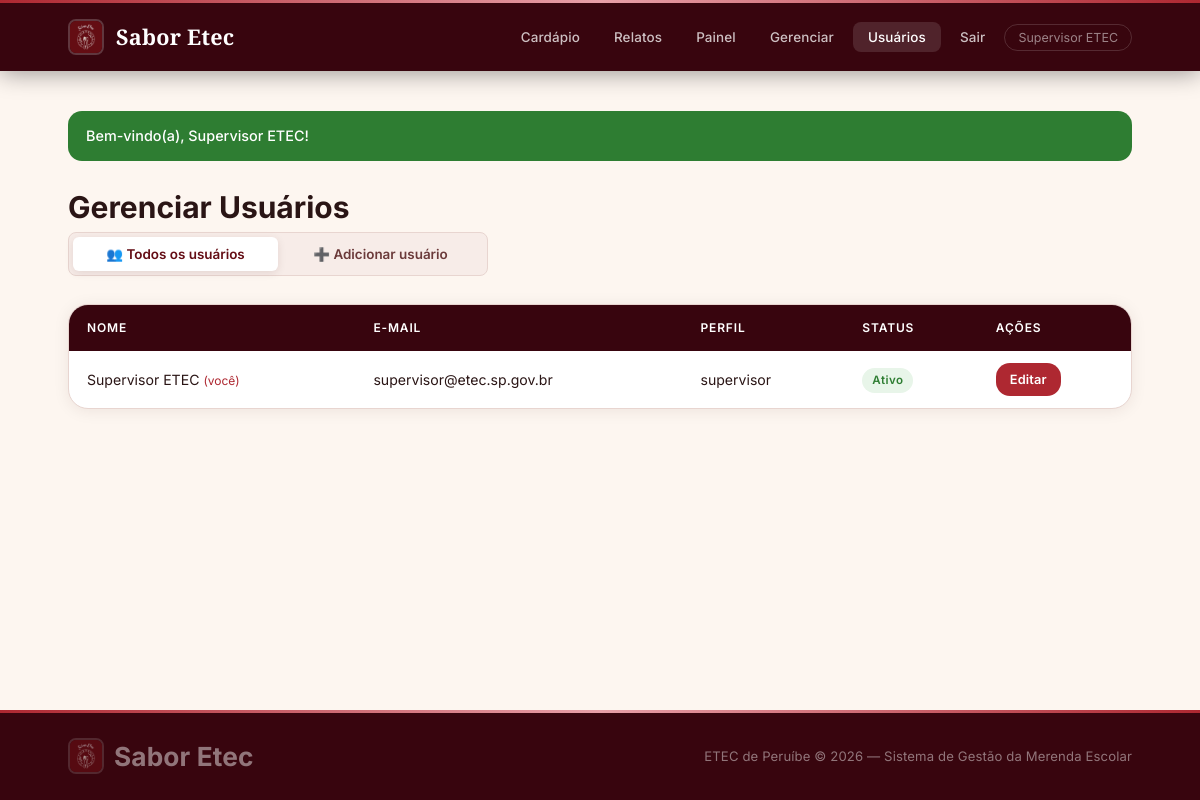
/usuarios.php (signed in), run on the app's committed database.
### tables this page shows
CREATE TABLE IF NOT EXISTS usuarios (
    id INT AUTO_INCREMENT PRIMARY KEY,
    nome VARCHAR(100) NOT NULL,
    email VARCHAR(100) NOT NULL UNIQUE,
    senha VARCHAR(255) NOT NULL,
    perfil ENUM('aluno','supervisor','sub_supervisor') NOT NULL DEFAULT 'aluno',
    ativo TINYINT(1) NOT NULL DEFAULT 1,
    criado_em TIMESTAMP DEFAULT CURRENT_TIMESTAMP
);

### usuarios.php (the view, shortened to what this page needs)
<?php
require_once __DIR__ . '/config/config.php';
require_once __DIR__ . '/config/_layout.php';
$pdo  = conectar();
$acao = $_GET['acao'] ?? 'listar';
$usuarios = $pdo->query("SELECT * FROM usuarios ORDER BY perfil, nome")->fetchAll();
?>
<!DOCTYPE html>
<html lang="pt-BR">
<head>
    <link rel="stylesheet" href="<?= SITE_URL ?>/assets/style.css">
</head>
<body>
<main>
<div class="container">
    <?= exibirFlash() ?>
    <h1 class="secao-titulo">Gerenciar Usuários</h1>
    <div class="tabs" style="max-width:420px;margin-bottom:28px">
        <button class="tab-btn <?= in_array($acao,['listar','editar']) ? 'ativo' : '' ?>"
                onclick="location.href='<?= SITE_URL ?>/usuarios.php'">
            👥 Todos os usuários
        </button>
        <button class="tab-btn <?= $acao === 'novo' ? 'ativo' : '' ?>"
                onclick="location.href='<?= SITE_URL ?>/usuarios.php?acao=novo'">
            ➕ Adicionar usuário
        </button>
    </div>
    <?php if ($acao === 'listar'): ?>
        <div class="tabela-wrap">
            <table>
                <thead>
                    <tr>
                        <th>Nome</th>
                        <th>E-mail</th>
                        <th>Perfil</th>
                        <th>Status</th>
                        <?php if (perfil() === 'supervisor'): ?>
                            <th>Ações</th>
                        <?php endif; ?>
                    </tr>
                </thead>
                <tbody>
                    <?php foreach ($usuarios as $u): ?>
                        <tr>
                            <td>
                                <?= escape($u['nome']) ?>
                                <?php if ($u['id'] === $_SESSION['usuario_id']): ?>
                                    <span style="font-size:0.75rem;color:var(--c4)">(você)</span>
                                <?php endif; ?>
                            </td>
                            <td><?= escape($u['email']) ?></td>
                            <td>
                                <?php
                                $badges = [
                                    'supervisor'     => '<span class="badge badge-supervisor">Supervisor</span>',
                                    'sub_supervisor' => '<span class="badge badge-sub">Sub-supervisor</span>',
                                    'aluno'          => '<span class="badge badge-aluno">Aluno</span>',
                                ];
                                echo $badges[$u['perfil']] ?? escape($u['perfil']);
                                ?>
                            </td>
                            <td>
                                <?php if ($u['ativo']): ?>
                                    <span class="badge badge-ativo">Ativo</span>
                                <?php else: ?>
                                    <span class="badge badge-inativo">Inativo</span>
                                <?php endif; ?>
                            </td>
                            <?php if (perfil() === 'supervisor'): ?>
                                <td style="white-space:nowrap">
                                    <a href="<?= SITE_URL ?>/usuarios.php?acao=editar&id=<?= $u['id'] ?>"
                                       class="btn btn-editar btn-sm">Editar</a>
                                </td>
                            <?php endif; ?>
                        </tr>
                    <?php endforeach; ?>
                </tbody>
            </table>
        </div>
    <?php endif; ?>
</div>
</main>
</body>
</html>

### assets/style.css (style rules this page uses)
:root { --c1: #38050e; --c2: #640d15; --c3: #810e13; --c4: #ae2831; --c5: #d44a55; --creme: #fdf6f0; --creme2: #f7ece8; --borda: #e8d5d0; --texto: #2a1515; --texto2: #6b3a3a; --branco: #ffffff; --sombra-s: 0 2px 16px rgba(56,5,14,.08); --sombra-m: 0 6px 32px rgba(56,5,14,.14); --sombra-f: 0 16px 56px rgba(56,5,14,.22); --r-sm: 8px; --r-md: 14px; --r-lg: 20px; --r-xl: 28px; --titulo: 'Cormorant Garamond', Georgia, serif; --corpo: 'Inter', system-ui, sans-serif; --trans: all .22s cubic-bezier(.4,0,.2,1); }
*, *::before, *::after { box-sizing: border-box; margin: 0; padding: 0; }
html { scroll-behavior: smooth; -webkit-font-smoothing: antialiased; }
body { font-family: var(--corpo); background: var(--creme); color: var(--texto); min-height: 100vh; display: flex; flex-direction: column; font-size: 15px; line-height: 1.65; }
a { color: var(--c4); text-decoration: none; transition: var(--trans); }
.container { width: 100%; max-width: 1120px; margin: 0 auto; padding: 0 28px; }
main { flex: 1; padding: 40px 0 64px; }
.btn { display: inline-flex; align-items: center; gap: 7px; padding: 11px 22px; border-radius: var(--r-md); font-family: var(--corpo); font-size: .88rem; font-weight: 600; cursor: pointer; border: none; transition: var(--trans); letter-spacing: .01em; text-decoration: none; white-space: nowrap; }
.btn-sm { padding: 6px 14px; font-size: .8rem; }
.btn-editar { background: var(--c4); color: #fff; padding: 6px 14px; font-size: .8rem; }
.tabela-wrap { background: var(--branco); border-radius: var(--r-lg); box-shadow: var(--sombra-s); overflow: hidden; border: 1px solid var(--borda); }
table { width: 100%; border-collapse: collapse; }
thead { background: var(--c1); color: #fff; }
thead th { padding: 13px 18px; text-align: left; font-size: .75rem; font-weight: 600; letter-spacing: .07em; text-transform: uppercase; }
tbody tr { border-bottom: 1px solid var(--creme2); transition: var(--trans); }
tbody tr:last-child { border-bottom: none; }
tbody td { padding: 12px 18px; font-size: .88rem; vertical-align: middle; }
.badge { display: inline-block; padding: 3px 10px; border-radius: 20px; font-size: .72rem; font-weight: 600; letter-spacing: .04em; }
.badge-ativo { background: #e8f5e9; color: #2e7d32; }
.tabs { display: flex; background: var(--creme2); border-radius: var(--r-sm); padding: 4px; gap: 0; border: 1px solid var(--borda); }
.tab-btn { flex: 1; padding: 9px; border: none; background: transparent; border-radius: 6px; font-family: var(--corpo); font-size: .84rem; font-weight: 600; color: var(--texto2); cursor: pointer; transition: var(--trans); }
.tab-btn.ativo { background: var(--branco); color: var(--c2); box-shadow: 0 2px 8px rgba(56,5,14,.10); }

### data on the page
usuarios: nome "Supervisor ETEC", shows "(você)", email "supervisor@etec.sp.gov.br", perfil "supervisor", ativo "Ativo"

### other printed values
$label "Cardápio"
$label "Relatos"
$label "Painel"
$label "Gerenciar"
$label "Usuários"
$_SESSION['nome'] "Supervisor ETEC"
$f['msg'] "Bem-vindo(a), Supervisor ETEC!"
